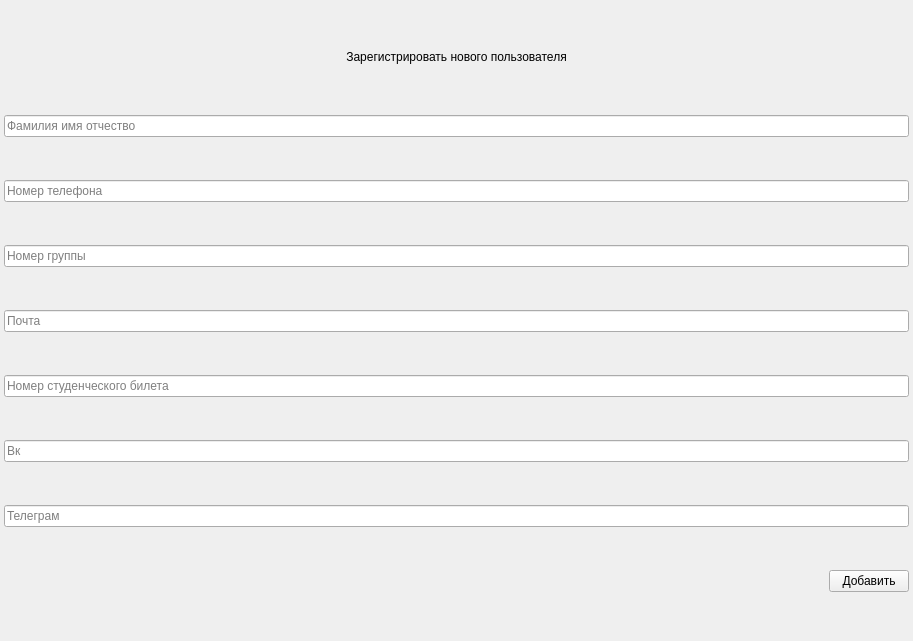
          <widget class="QWidget" name="widgetContents_tab3">
           <property name="geometry">
            <rect>
             <x>0</x>
             <y>0</y>
             <width>913</width>
             <height>641</height>
            </rect>
           </property>
           <layout class="QVBoxLayout" name="verticalLayout_5">
            <property name="spacing">
             <number>1</number>
            </property>
            <property name="leftMargin">
             <number>4</number>
            </property>
            <property name="topMargin">
             <number>0</number>
            </property>
            <property name="rightMargin">
             <number>4</number>
            </property>
            <property name="bottomMargin">
             <number>0</number>
            </property>
            <item>
             <widget class="QLabel" name="label_title_tab3">
              <property name="sizePolicy">
               <sizepolicy hsizetype="Expanding" vsizetype="Fixed">
                <horstretch>0</horstretch>
                <verstretch>0</verstretch>
               </sizepolicy>
              </property>
              <property name="minimumSize">
               <size>
                <width>0</width>
                <height>30</height>
               </size>
              </property>
              <property name="maximumSize">
               <size>
                <width>16777215</width>
                <height>30</height>
               </size>
              </property>
              <property name="text">
               <string>Зарегистрировать нового пользователя</string>
              </property>
              <property name="alignment">
               <set>Qt::AlignCenter</set>
              </property>
              <property name="wordWrap">
               <bool>true</bool>
              </property>
             </widget>
            </item>
            <item>
             <widget class="QLineEdit" name="lineEdit_fio_add_user">
              <property name="placeholderText">
               <string>Фамилия имя отчество</string>
              </property>
             </widget>
            </item>
            <item>
             <widget class="QLineEdit" name="lineEdit_phon_number_user">
              <property name="placeholderText">
               <string>Номер телефона</string>
              </property>
             </widget>
            </item>
            <item>
             <widget class="QLineEdit" name="lineEdit_number_group_user">
              <property name="placeholderText">
               <string>Номер группы</string>
              </property>
             </widget>
            </item>
            <item>
             <widget class="QLineEdit" name="lineEdit_email_user">
              <property name="placeholderText">
               <string>Почта</string>
              </property>
             </widget>
            </item>
            <item>
             <widget class="QLineEdit" name="lineEdit_student_id_user">
              <property name="placeholderText">
               <string>Номер студенческого билета</string>
              </property>
             </widget>
            </item>
            <item>
             <widget class="QLineEdit" name="lineEdit_vk_user">
              <property name="placeholderText">
               <string>Вк</string>
              </property>
             </widget>
            </item>
            <item>
             <widget class="QLineEdit" name="lineEdit_telegram_user">
              <property name="placeholderText">
               <string>Телеграм</string>
              </property>
             </widget>
            </item>
            <item alignment="Qt::AlignRight">
             <widget class="QPushButton" name="pushButton_add_user">
              <property name="text">
               <string>Добавить</string>
              </property>
              <property name="icon">
               <iconset resource="../icons/icons.qrc">
                <normaloff>:/icons/users/add-student.png</normaloff>:/icons/users/add-student.png</iconset>
              </property>
              <property name="iconSize">
               <size>
                <width>32</width>
                <height>32</height>
               </size>
              </property>
             </widget>
            </item>
           </layout>
          </widget>
